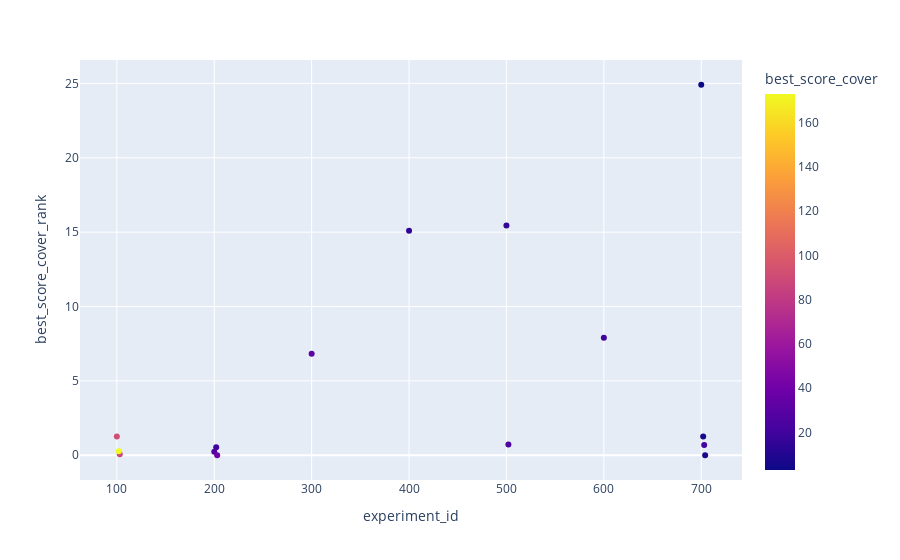

The cell this chart's notebook holds for it:
### Code cell
fig = px.scatter(coldPlayRanks, x="experiment_id", y="best_score_cover_rank", color='best_score_cover')
fig.show()

### Figure 1 — Plotly figure (JSON) as saved in the notebook; plotly's stock layout.template omitted (floating-point values rounded to 4 significant figures)
{"data": [{"hovertemplate": "experiment_id=%{x}<br>best_score_cover_rank=%{y}<br>best_score_cover=%{marker.color}<extra></extra>", "legendgroup": "", "marker": {"color": [3, 7, 8, 15, 15, 20, 20, 21, 25, 27, 32, 38, 90, 92, 173], "coloraxis": "coloraxis", "symbol": "circle"}, "mode": "markers", "name": "", "orientation": "v", "showlegend": false, "type": "scatter", "x": [700, 702, 704, 400, 500, 202, 600, 703, 502, 200, 300, 203, 103, 100, 102], "xaxis": "x", "y": [24.91, 1.27, 0.008706, 15.09, 15.44, 0.5452, 7.903, 0.6887, 0.7211, 0.238, 6.82, 0.0018, 0.0666, 1.258, 0.2756], "yaxis": "y"}], "layout": {"autosize": true, "coloraxis": {"colorbar": {"title": {"text": "best_score_cover"}}, "colorscale": [[0, "#0d0887"], [0.1111, "#46039f"], [0.2222, "#7201a8"], [0.3333, "#9c179e"], [0.4444, "#bd3786"], [0.5556, "#d8576b"], [0.6667, "#ed7953"], [0.7778, "#fb9f3a"], [0.8889, "#fdca26"], [1, "#f0f921"]]}, "legend": {"tracegroupgap": 0}, "margin": {"t": 60}, "xaxis": {"anchor": "y", "autorange": true, "domain": [0, 1], "range": [63.13, 740.9], "title": {"text": "experiment_id"}, "type": "linear"}, "yaxis": {"anchor": "x", "autorange": true, "domain": [0, 1], "range": [-1.927, 26.84], "title": {"text": "best_score_cover_rank"}, "type": "linear"}}}
